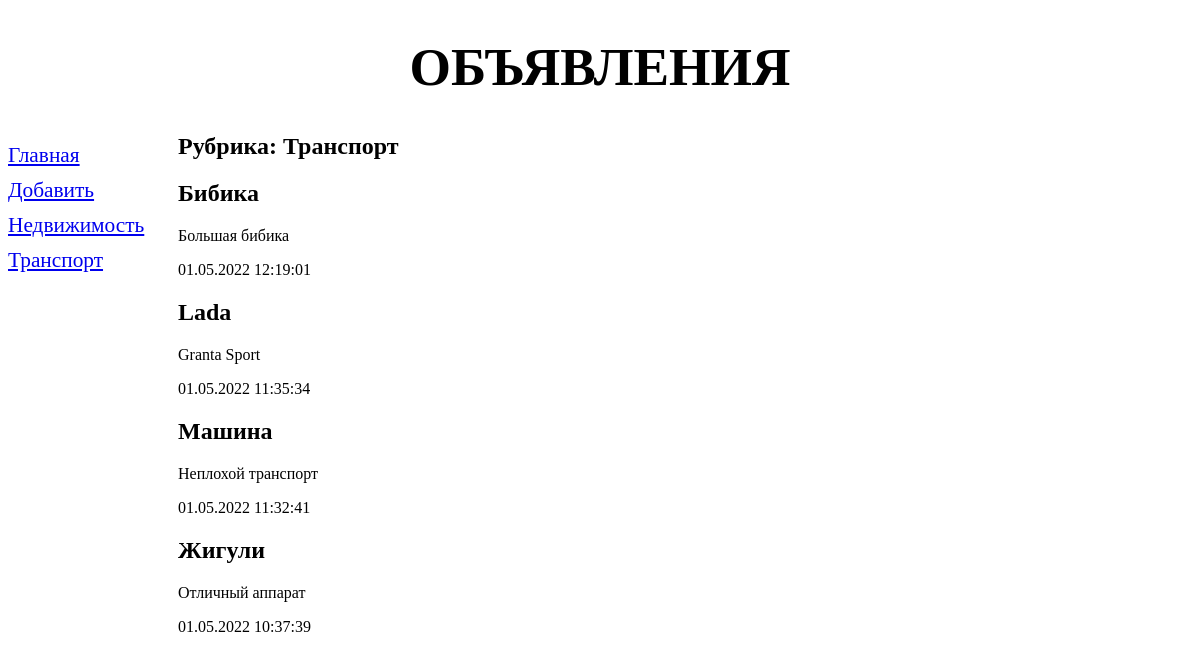
The page /bboard/2/ on the database its author committed.
### bboard/models.py (models this page shows, shortened)
class Rubric(models.Model):
    name = models.CharField(max_length=20, db_index=True, verbose_name='Название')
    class Meta:
        verbose_name = 'Рубрика'
        verbose_name_plural = 'Рубрики'
        ordering = ['name']

class Bb(models.Model):
    title = models.CharField(max_length=50, verbose_name='Товар')
    content = models.TextField(null=True, blank=True, verbose_name='Описание')
    price = models.FloatField(null=True, blank=True, verbose_name='Цена')
    published = models.DateTimeField(auto_now_add=True, db_index=True, verbose_name='Опубликовано')
    rubric = models.ForeignKey('Rubric', null=True, on_delete=models.PROTECT, verbose_name='Рубрика')
    class Meta:
        verbose_name_plural = 'Обьявления'
        verbose_name = 'Обьявление'
        ordering = ['-published']

### bboard/views.py (the view)
# urls.py: path('<int:rubric_id>/', by_rubric, name='by_rubric'),
def by_rubric(request, rubric_id):
    bbs = Bb.objects.filter(rubric=rubric_id)
    rubrics = Rubric.objects.all()
    current_rubric = Rubric.objects.get(pk=rubric_id)
    content = {
        'bbs': bbs,
        'rubrics': rubrics,
        'current_rubric': current_rubric,
    }
    return render(request, 'bboard/by_rubric.html', content)

### bboard/templates/bboard/by_rubric.html (shortened to what this page needs)
{% extends 'layout/basic.html' %}
{% block content %}
    <h2>Рубрика: {{ current_rubric.name }}</h2>
{% for bb in bbs %}
    <div>
        <h2>{{ bb.title }}</h2>
        <p>{{ bb.content }}</p>
        <p>{{ bb.published|date:"d.m.Y H:i:s" }}</p>
    </div>
    {% endfor %}
{% endblock %}

### bboard/templates/layout/basic.html (shortened to what this page needs)
{% load static %}
<!DOCTYPE html>
<html lang="en">
<head>
    <link rel="stylesheet" type="text/css" href="{% static 'bboard/style.css' %}">
</head>
<body>
    <header>
        <h1>Объявления</h1>
    </header>
    <nav>
        <a href="{% url 'index' %}">Главная</a>
        <a href="{% url 'add' %}">Добавить</a>
        {% for rubric in rubrics %}
            <a href="{% url 'by_rubric' rubric.pk %}">{{ rubric.name }}</a>
        {% endfor %}
    </nav>
    <section>
        {% block content %}
        {% endblock %}
    </section>
</body>
</html>

### bboard/static/bboard/style.css (style rules this page uses)
header h1 { font-size: 40pt; text-transform: uppercase; text-align: center; }
nav { font-size: 16pt; width: 150px; float: left; }
nav a { display: block; margin: 10px 0px; }
section { margin-left: 170px; }

### rows shown on the page
Rubric: name "Недвижимость"
Rubric: name "Транспорт"
Bb: title "Бибика", content "Большая бибика", published "01.05.2022 12:19:01"
Bb: title "Lada", content "Granta Sport", published "01.05.2022 11:35:34"
Bb: title "Машина", content "Неплохой транспорт", published "01.05.2022 11:32:41"
Bb: title "Жигули", content "Отличный аппарат", published "01.05.2022 10:37:39"
